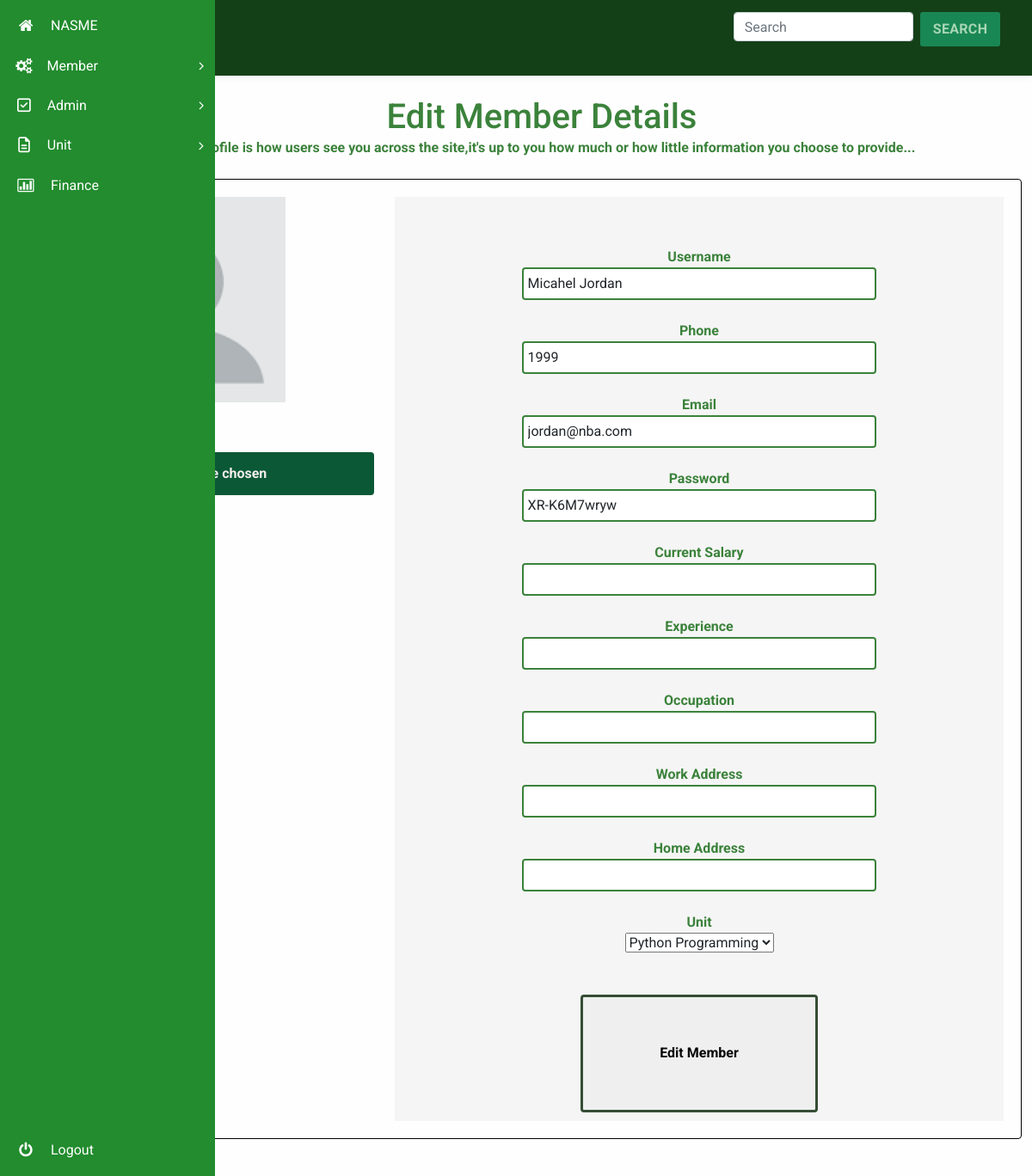
Before: /admin/manage/8/edit (signed in) with the older database file.
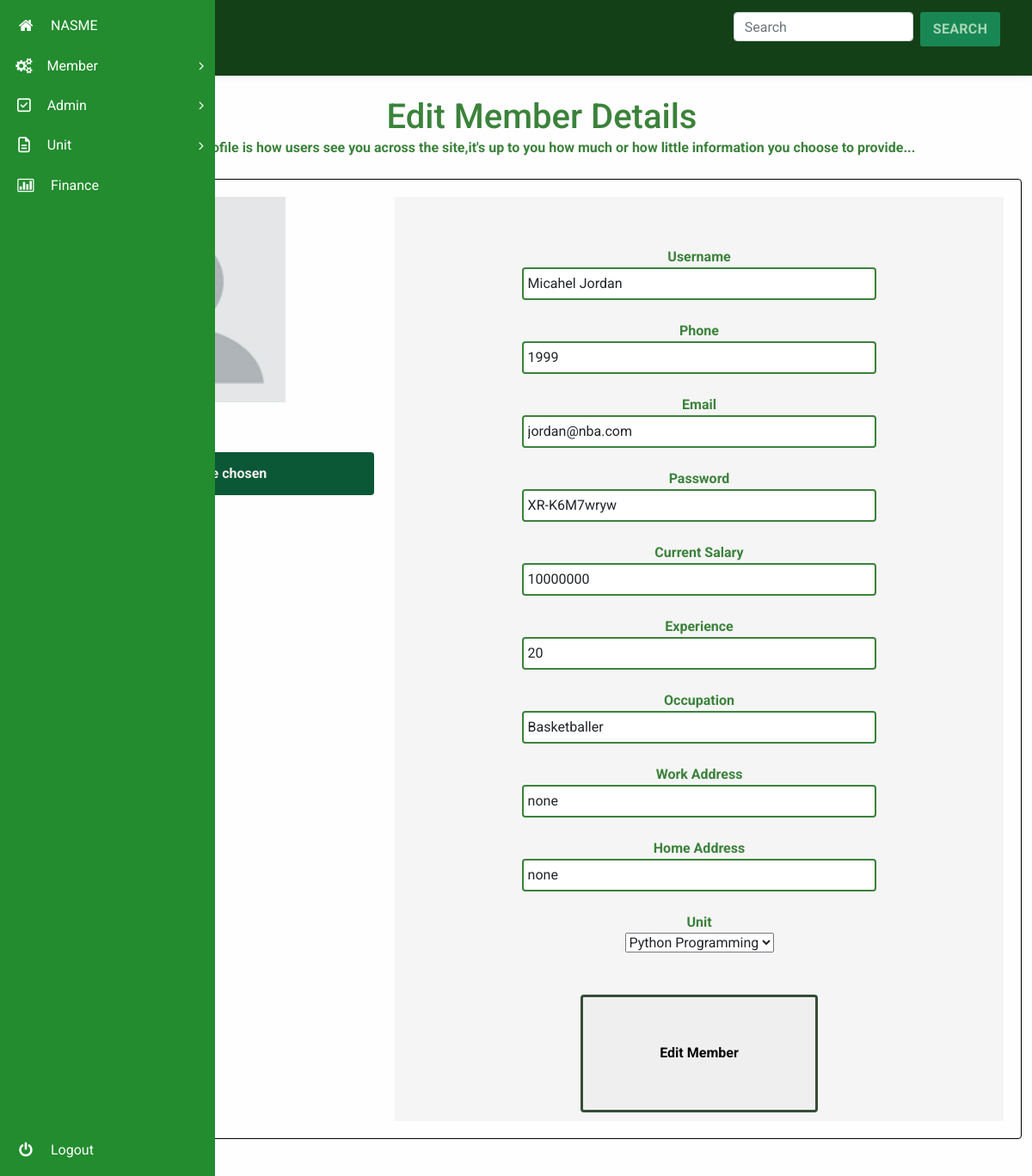
After: the same page with the newer database file.
### membership/models.py (models this page shows, shortened)
class User(db.Model, UserMixin):
  id = db.Column(db.Integer, primary_key=True)
  units = db.relationship("Unit", secondary=user_unit, backref="unit_members", lazy="dynamic")
  username = db.Column(db.String(20), unique=True, nullable=False)
  email = db.Column(db.String(120), unique=True, nullable=False)
  phone = db.Column(db.String(60), unique=True, nullable=False, default="")
  password = db.Column(db.String(60), nullable=False, default="~~~~~~~")
  image_file = db.Column(db.String(20), nullable=False, default='default.jpg')
  date_registered = db.Column(db.DateTime, nullable=False, default=datetime.utcnow)
  role = db.Column(db.String(6), nullable=False, default="USER")
  _is_superadmin = db.Column("is_superadmin", db.Boolean, nullable=False, default=False)
  current_salary = db.Column(db.String(60))
  occupation = db.Column(db.String(60))
  experience = db.Column(db.String(60))
  date_of_birth = db.Column(db.String(), nullable=False, default=datetime.utcnow)
  home_address = db.Column(db.String())
  work_address = db.Column(db.String())
  @property
  def is_superadmin(self):
      return self._is_superadmin
  @is_superadmin.setter
  def is_superadmin(self, s):
    if type(s) == type(str()):
      if s.lower() == "true":
        self._is_superadmin = True
      elif s.lower() == "false":
        self._is_superadmin = False
    else:
      self._is_superadmin = s

### membership/routes.py (the view)
@app.route('/admin/manage/<int:member_id>/edit', methods=("GET", "POST"))
@login_required
def edit_member(member_id):
  if current_user.role == "USER":
    return redirect(url_for('home'))
  member = User.query.get_or_404(member_id)
  form = UpdateMemberForm()
  form.current_member = member
  if form.validate_on_submit():
    if form.picture.data:
      picture_file = save_picture(form.picture.data)
      member.image_file = picture_file
    member.username = form.username.data
    member.email = form.email.data
    member.phone = form.phone.data
    member.password = form.password.data
    member.occupation = form.occupation.data
    member.experience = form.experience.data
    member.current_salary = form.current_salary.data
    member.home_address = form.home_address.data
    member.work_address = form.work_address.data
    db.session.add(member)
    db.session.commit()
    flash("Account successfuly modified", "success")
    return(redirect(url_for("view_member", member_id=member.id)))
  elif request.method == 'GET':
    form.username.data = member.username
    form.email.data = member.email
    form.phone.data = member.phone
    form.password.data = member.password
    form.occupation.data = member.occupation
    form.current_salary.data = member.current_salary
    form.experience.data = member.experience
    form.home_address.data = member.home_address
    form.work_address.data = member.work_address
  image_file = url_for('static', filename='profile_pics/' + member.image_file)
  return render_template('edit_member_detail.html', member=member, form=form, image_file=image_file)

### membership/forms.py (shortened to what this page needs)
class UpdateMemberForm(FlaskForm):
  my_choices = []
  units = Unit.query.all()
  for unit in units:
    my_choices.append(unit.name)
  username = StringField("Username", validators=[DataRequired(), Length(min=2,max=20)])
  email = StringField("Email", validators=[DataRequired(), Email()])
  picture = FileField('Update Profile Picture', validators=[FileAllowed(['jpg', 'png'])])
  phone = StringField(validators=[DataRequired()])
  password = StringField("Password", validators=[DataRequired()])
  unit = SelectField("Unit", validators=[DataRequired()],choices=my_choices)
  current_salary = StringField()
  occupation = StringField()
  home_address = StringField()
  date_of_birth = StringField()
  work_address = StringField()
  experience = StringField()
  submit = SubmitField("Edit Member")
  current_member = None

### membership/models.py (called while the page is built)
@login_manager.user_loader
def load_user(user_id):
    return User.query.get(int(user_id))

### membership/templates/edit_member_detail.html (shortened to what this page needs)
{% extends "dashboard_layout.html" %}
{% block content %}
<link rel="stylesheet" href="css/morris.css">
			<div>
				<br>
				<div class="roch">
					<h1>Edit Member Details</h1>
					<p>your profile is how users see you across the site,it's up to you how much or how little information you choose to provide...</p>
				</div>
				<br>
				<div class="container">
					<div class="rooc">
						<div class="row">
							<div class="col-md-4">
                <form method="POST" action="" enctype="multipart/form-data">
								<div class="mom">
								<br>
								<br>
                    {{ form.picture.label() }}
                    {{ form.picture(type="file", id="sola") }}
                    <br />
                    <br />
								</div>
							</div>
							<div class="col-md-8">
								<div class="ordd">
    <br />
    <br />
    {{ form.username.label }}
    <br />
    {% if form.username.errors %}
      {{ form.email }}
      {% for error in form.username.errors %}
          <span>{{ error }}</span>
      {% endfor %}
    {% else %}
      {{ form.username }}
    {% endif %}
    <br />
    <br />
    {{ form.phone.label }}
    <br />
    {% if form.phone.errors %}
      {{ form.phone }}
      {% for error in form.phone.errors %}
          <span>{{ error }}</span>
      {% endfor %}
    {% else %}
      {{ form.phone }}
    {% endif %}
    <br />
    <br />
    {{ form.email.label }}
    <br />
    {% if form.email.errors %}
      {{ form.email }}
      {% for error in form.email.errors %}
          <span>{{ error }}</span>
      {% endfor %}
    {% else %}
      {{ form.email }}
    {% endif %}
    <br />
    <br />
    {{ form.password.label }}
    <br />
    {% if form.password.errors %}
      {{ form.password }}
      {% for error in form.password.errors %}
          <span>{{ error }}</span>
      {% endfor %}
    {% else %}
      {{ form.password }}
    {% endif %}
    <br />
    <br />
    {{ form.current_salary.label }}
    <br />
    {% if form.current_salary.errors %}
      {{ form.current_salary }}
      {% for error in form.current_salary.errors %}
          <span>{{ error }}</span>
      {% endfor %}
    {% else %}
      {{ form.current_salary }}
    {% endif %}
    <br />
    <br />
    {{ form.experience.label }}
    <br />
    {% if form.experience.errors %}
      {{ form.experience }}
      {% for error in form.experience.errors %}
          <span>{{ error }}</span>
      {% endfor %}
    {% else %}
      {{ form.experience }}
    {% endif %}
    <br />
    <br />
    {{ form.occupation.label }}
    <br />
    {% if form.occupation.errors %}
      {{ form.occupation }}
      {% for error in form.occupation.errors %}
          <span>{{ error }}</span>
      {% endfor %}
    {% else %}
      {{ form.occupation }}
    {% endif %}
    <br />
    <br />
    {{ form.work_address.label }}
    <br />
    {% if form.work_address.errors %}
      {{ form.work_address }}
      {% for error in form.work_address.errors %}
          <span>{{ error }}</span>
      {% endfor %}
    {% else %}
      {{ form.work_address }}
    {% endif %}
    <br />
    <br />
    {{ form.home_address.label }}
    <br />
    {% if form.home_address.errors %}
      {{ form.home_address }}
      {% for error in form.home_address.errors %}
          <span>{{ error }}</span>
      {% endfor %}
    {% else %}
      {{ form.home_address }}
    {% endif %}
    <br />
    <br />
    {{ form.unit.label }}
    <br />
      {% if form.unit.errors %}
        {{ form.unit(type="number", id="unit", placeholder="Unit") }}
        {% for error in form.unit.errors %}
            <span>{{ error }}</span>
        {% endfor %}
      {% else %}
        {{ form.unit(type="number", id="unit", placeholder="Unit") }}
      {% endif %}
    <br />
    <br />
    <br />
    {{ form.submit(type="submit", id="sommy") }}
								</div>
							</div>
						</div>
					</div>
				</div>
			</div>
{% endblock content %}

Changed rows visible on the page:
changed User "Micahel Jordan": current_salary (not shown) → "10000000"; experience (not shown) → "20"; occupation (not shown) → "Basketballer"; work_address (not shown) → "none"; home_address (not shown) → "none"
